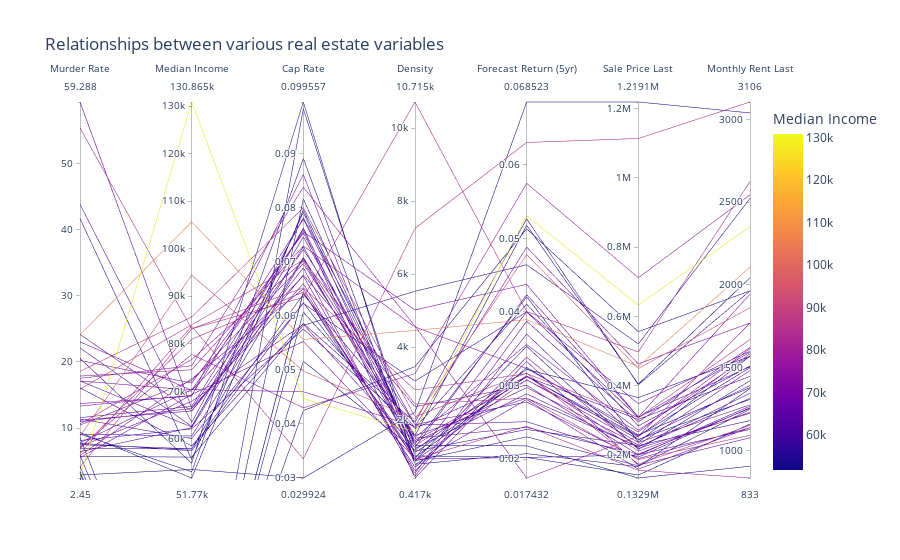

Here is the notebook cell this chart was saved with:
### Markdown cell above
------------------------------------------------------------------------------------------------------------------
------------------------------------------------------------------------------------------------------------------
# Other plots not used in final dashboard

### Code cell
# Parallel Categories Plot

def parallelcoord_func():


    # Pulling a subset of data from combined df
    # Min Population - leave equal to 0 if no conditions
    min_population=0
    columns_needed=['MSA',
                    'Murder Rate',
                    'Median income (dollars)',
                    'Capitalization Rate Last',
                    'Density',
                    '5 Year Avg Return',
                    'Sale Price Last',
                    'Monthly Rent Last',
                    ]
    data_frame=combined_df[combined_df['Population']>min_population]

    # data_frame.set_index('MSA', inplace=True)
    
    paralleldata_frame=data_frame[columns_needed].dropna(subset=columns_needed)



    plotparallelcoord=px.parallel_coordinates(
            paralleldata_frame,
            labels={"Median income (dollars)": "Median Income",
                    "Capitalization Rate Last": "Cap Rate",
                    "5 Year Avg Return": "Forecast Return (5yr)",
                    "% Sale Price Change Since Feb 2019": "Sale Price Change", 
                    "% Rent Change Since Feb 2019": "Rent Price Change"},
            color="Median income (dollars)",
            title="Relationships between various real estate variables")

    return plotparallelcoord

parallelcoord_func()
